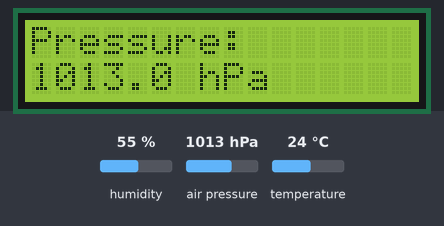
Bench run of a sketch on a simulated Arduino Uno, built with avr-gcc and run on an emulated ATmega328P. On the bench: 16×2 character LCD. The inputs (shaded band) are chosen by the test bench; at power-on: humidity 55 %, temperature 24 °C, air pressure 1013 hPa. What the sketch prints to the serial monitor is not drawn.

Above: at 3.2 s.
3.3 s: humidity set to 22 %
6.4 s: temperature set to 12 °C
At 7.8 s:
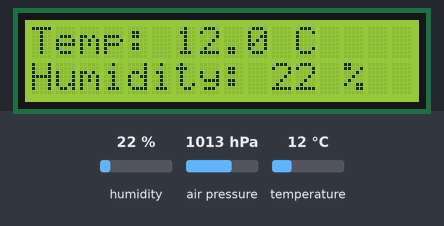
8.4 s: air pressure set to 952 hPa
At 10.2 s:
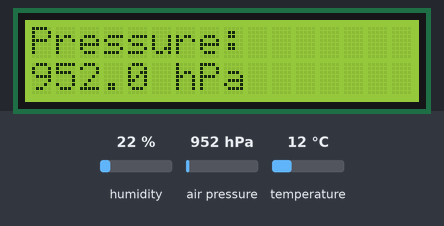
11.1 s: humidity set to 40 %
At 13.9 s:
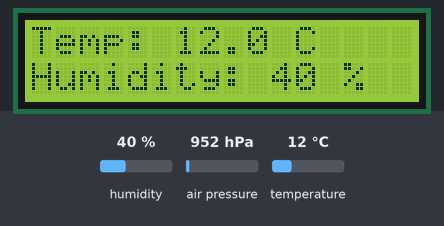
14.2 s: air pressure set to 975 hPa
At 16.8 s:
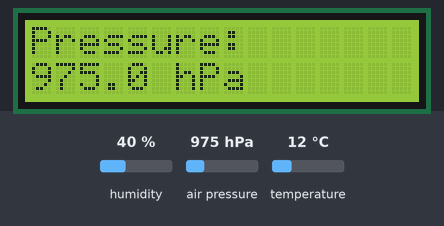
Timing chart, 0 to 18.3 s (numbered marks = the images above; inputs shaded):
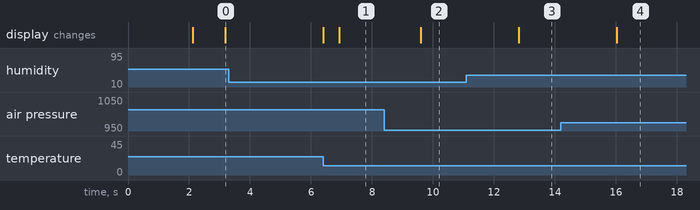

The sketch:

Day28_BME280_Weather_Station.ino
```cpp
// Day 28 - BME280 weather station with I2C LCD
// BME280 and the 16x2 LCD share SDA (A4) and SCL (A5).
// The LCD shows two pages: page 1 = temperature and humidity, page 2 = pressure.
#include <Wire.h>
#include <LiquidCrystal_I2C.h>
#include <Adafruit_Sensor.h>
#include <Adafruit_BME280.h>

const byte LCD_ADDRESS = 0x27;               // from the I2C scanner
const byte BME_ADDRESS = 0x76;               // from the I2C scanner
const unsigned long PAGE_MS = 3000;          // how long each page shows

LiquidCrystal_I2C lcd(LCD_ADDRESS, 16, 2);
Adafruit_BME280 bme;

bool page1 = true;
unsigned long lastSwitch = 0;

void setup() {
  Serial.begin(9600);
  lcd.init();
  lcd.backlight();

  if (!bme.begin(BME_ADDRESS)) {
    lcd.print("BME280 not found");
    Serial.println("BME280 not found - check wiring and address");
    while (true) {}
  }
  lcd.print("Weather Station");
  delay(2000);
  lcd.clear();
}

void loop() {
  // ---------- 1. READ ----------
  float tempC = bme.readTemperature();         // degrees Celsius
  float humidity = bme.readHumidity();         // percent
  float pressure = bme.readPressure() / 100.0; // Pa -> hPa

  // ---------- 2. CHECK FOR FAILED READINGS ----------
  if (isnan(tempC) || isnan(humidity) || isnan(pressure)) {
    lcd.setCursor(0, 0);
    lcd.print("Sensor error    ");
    Serial.println("Sensor read failed");
    delay(1000);
    return;
  }

  // ---------- 3. SWITCH PAGE EVERY 3 SECONDS ----------
  if (millis() - lastSwitch >= PAGE_MS) {
    lastSwitch = millis();
    page1 = !page1;
    lcd.clear();
  }

  // ---------- 4. SHOW THE CURRENT PAGE ----------
  if (page1) {
    lcd.setCursor(0, 0);
    lcd.print("Temp: ");
    lcd.print(tempC, 1);
    lcd.print(" C   ");
    lcd.setCursor(0, 1);
    lcd.print("Humidity: ");
    lcd.print(humidity, 0);
    lcd.print(" %  ");
  } else {
    lcd.setCursor(0, 0);
    lcd.print("Pressure:       ");
    lcd.setCursor(0, 1);
    lcd.print(pressure, 1);
    lcd.print(" hPa    ");
  }

  // ---------- 5. SERIAL MONITOR ----------
  Serial.print("Temp: ");
  Serial.print(tempC, 1);
  Serial.print(" C | Humidity: ");
  Serial.print(humidity, 0);
  Serial.print(" % | Pressure: ");
  Serial.print(pressure, 1);
  Serial.println(" hPa");

  delay(500);
}
```

Measured:
- after the input at 6.4 s, the display: changes after 0.53 s (image 1)
- after the input at 8.4 s, the display: changes after 1.2 s (image 2)
- after the input at 11.1 s, the display: changes after 1.7 s (image 3)
- after the input at 14.2 s, the display: changes after 1.8 s (image 4)
